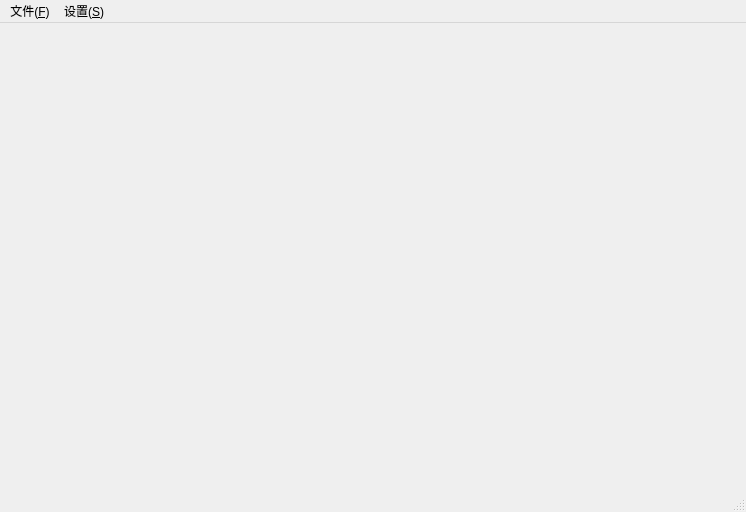
<?xml version="1.0" encoding="UTF-8"?>
<ui version="4.0">
 <class>QMyClientClass</class>
 <widget class="QMainWindow" name="QMyClientClass">
  <property name="geometry">
   <rect>
    <x>0</x>
    <y>0</y>
    <width>746</width>
    <height>512</height>
   </rect>
  </property>
  <property name="windowTitle">
   <string>QMyClient</string>
  </property>
  <widget class="QWidget" name="centralWidget">
   <layout class="QHBoxLayout" name="horizontalLayout">
    <item>
     <widget class="QCameraShowDlg" name="m_pCameraShow1" native="true"/>
    </item>
    <item>
     <widget class="QCameraShowDlg" name="m_pCameraShow2" native="true"/>
    </item>
   </layout>
  </widget>
  <widget class="QMenuBar" name="m_pMenuBar">
   <property name="geometry">
    <rect>
     <x>0</x>
     <y>0</y>
     <width>746</width>
     <height>23</height>
    </rect>
   </property>
   <widget class="QMenu" name="m_pFileMenu">
    <property name="title">
     <string>文件(&amp;F)</string>
    </property>
    <addaction name="m_pactNew"/>
   </widget>
   <widget class="QMenu" name="m_pSettingMenu">
    <property name="title">
     <string>设置(&amp;S)</string>
    </property>
    <addaction name="m_pactCameraSetting"/>
    <addaction name="m_pactTakePhoto"/>
    <addaction name="m_pactDynamicImage"/>
    <addaction name="m_pactDealImg"/>
   </widget>
   <addaction name="m_pFileMenu"/>
   <addaction name="m_pSettingMenu"/>
  </widget>
  <widget class="QStatusBar" name="statusBar"/>
  <action name="m_pactCameraSetting">
   <property name="text">
    <string>相机设置</string>
   </property>
   <property name="autoRepeat">
    <bool>false</bool>
   </property>
  </action>
  <action name="m_pactNew">
   <property name="text">
    <string>新建(&amp;N)</string>
   </property>
  </action>
  <action name="m_pactTakePhoto">
   <property name="text">
    <string>拍照</string>
   </property>
  </action>
  <action name="m_pactDynamicImage">
   <property name="text">
    <string>动态图像</string>
   </property>
  </action>
  <action name="m_pactDealImg">
   <property name="text">
    <string>处理图像</string>
   </property>
  </action>
 </widget>
 <layoutdefault spacing="6" margin="11"/>
 <customwidgets>
  <customwidget>
   <class>QCameraShowDlg</class>
   <extends>QWidget</extends>
   <header location="global">..\..\..\..\QCameraLib\QCameraShowDlg.h</header>
   <container>1</container>
   <slots>
    <slot>slot_requestTakeAPhoto()</slot>
    <slot>slot_requestShowDynamicImage()</slot>
   </slots>
  </customwidget>
 </customwidgets>
 <resources>
  <include location="QMyClient.qrc"/>
 </resources>
 <connections>
  <connection>
   <sender>m_pactCameraSetting</sender>
   <signal>triggered()</signal>
   <receiver>QMyClientClass</receiver>
   <slot>slot_showCameraSettingDlg()</slot>
   <hints>
    <hint type="sourcelabel">
     <x>-1</x>
     <y>-1</y>
    </hint>
    <hint type="destinationlabel">
     <x>299</x>
     <y>199</y>
    </hint>
   </hints>
  </connection>
  <connection>
   <sender>m_pactNew</sender>
   <signal>triggered()</signal>
   <receiver>QMyClientClass</receiver>
   <slot>slot_newDocument()</slot>
   <hints>
    <hint type="sourcelabel">
     <x>-1</x>
     <y>-1</y>
    </hint>
    <hint type="destinationlabel">
     <x>372</x>
     <y>255</y>
    </hint>
   </hints>
  </connection>
  <connection>
   <sender>m_pactTakePhoto</sender>
   <signal>triggered()</signal>
   <receiver>m_pCameraShow1</receiver>
   <slot>slot_requestTakeAPhoto()</slot>
   <hints>
    <hint type="sourcelabel">
     <x>-1</x>
     <y>-1</y>
    </hint>
    <hint type="destinationlabel">
     <x>189</x>
     <y>256</y>
    </hint>
   </hints>
  </connection>
  <connection>
   <sender>m_pactDynamicImage</sender>
   <signal>triggered()</signal>
   <receiver>m_pCameraShow1</receiver>
   <slot>slot_requestShowDynamicImage()</slot>
   <hints>
    <hint type="sourcelabel">
     <x>-1</x>
     <y>-1</y>
    </hint>
    <hint type="destinationlabel">
     <x>189</x>
     <y>256</y>
    </hint>
   </hints>
  </connection>
  <connection>
   <sender>m_pactDealImg</sender>
   <signal>triggered()</signal>
   <receiver>QMyClientClass</receiver>
   <slot>slot_dealImg()</slot>
   <hints>
    <hint type="sourcelabel">
     <x>-1</x>
     <y>-1</y>
    </hint>
    <hint type="destinationlabel">
     <x>372</x>
     <y>255</y>
    </hint>
   </hints>
  </connection>
 </connections>
 <slots>
  <slot>slot_showCameraSettingDlg()</slot>
  <slot>slot_newDocument()</slot>
  <slot>slot_dealImg()</slot>
 </slots>
</ui>
